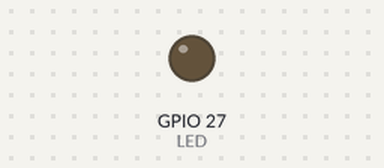
A sketch run on a simulated ESP32. Parts: output pins drawn as LEDs (lit = HIGH).

Above: at 0.15 s.
Timing chart, 0 to 1.6 s (numbered marks = the images above):
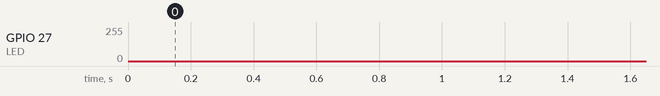

The sketch:

1.2LED-PMW.ino
```cpp
// 1.2 LED-PMW (Pulse Width Modulation)
// 1.2 Code purpose to run/test LED control the brightness of LED.

// Make sure the pin number match with the io27 you attach on the board.
#define LED 27  // Define the pin number for the LED as 27.

// Set the Setup here.
void setup(){

  pinMode(LED, OUTPUT);  // Set the LED pin as an output.
}

//  The loop function runs repeatedly forever.
void loop(){

  for(int i=0; i<255; i++){  // Loop from 0 to 254 to gradually increase brightness.

    analogWrite(LED, i);  // Set the LED brightness using PWM.

    delay(3);  // Delay to observe the change in brightness.
  }
  for(int i=255; i>0; i--){  // Loop from 255 to 1 to gradually decrease brightness.

    analogWrite(LED, i);  // Set the LED brightness using PWM.

    delay(3);  // Delay to observe the change in brightness.
  }
}

// RESULT
// LED(27) will increase up and down brightness of LED.
```
